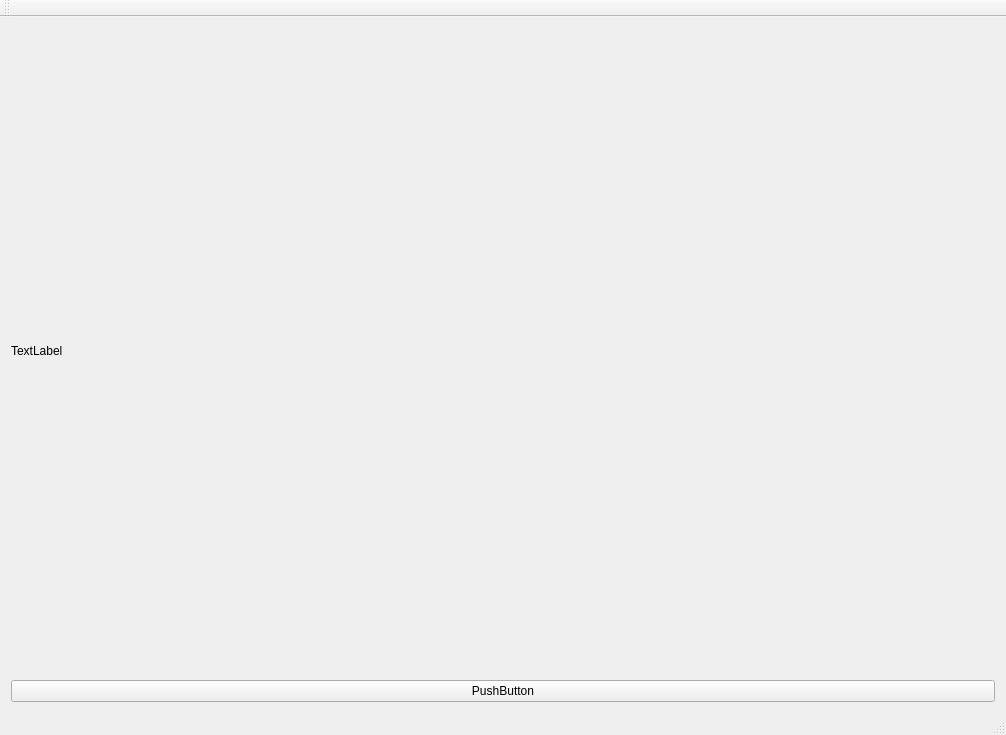
<?xml version="1.0" encoding="UTF-8"?>
<ui version="4.0">
 <class>MainWindowClass</class>
 <widget class="QMainWindow" name="MainWindowClass">
  <property name="geometry">
   <rect>
    <x>0</x>
    <y>0</y>
    <width>1006</width>
    <height>735</height>
   </rect>
  </property>
  <property name="windowTitle">
   <string>MainWindow</string>
  </property>
  <widget class="QWidget" name="centralWidget">
   <layout class="QGridLayout" name="gridLayout">
    <item row="1" column="0">
     <widget class="QLabel" name="label">
      <property name="text">
       <string>TextLabel</string>
      </property>
     </widget>
    </item>
    <item row="2" column="0">
     <widget class="QPushButton" name="pushButton">
      <property name="text">
       <string>PushButton</string>
      </property>
     </widget>
    </item>
   </layout>
  </widget>
  <widget class="QMenuBar" name="menuBar">
   <property name="geometry">
    <rect>
     <x>0</x>
     <y>0</y>
     <width>1006</width>
     <height>22</height>
    </rect>
   </property>
  </widget>
  <widget class="QToolBar" name="mainToolBar">
   <attribute name="toolBarArea">
    <enum>TopToolBarArea</enum>
   </attribute>
   <attribute name="toolBarBreak">
    <bool>false</bool>
   </attribute>
  </widget>
  <widget class="QStatusBar" name="statusBar"/>
 </widget>
 <layoutdefault spacing="6" margin="11"/>
 <resources>
  <include location="MainWindow.qrc"/>
 </resources>
 <connections/>
</ui>
